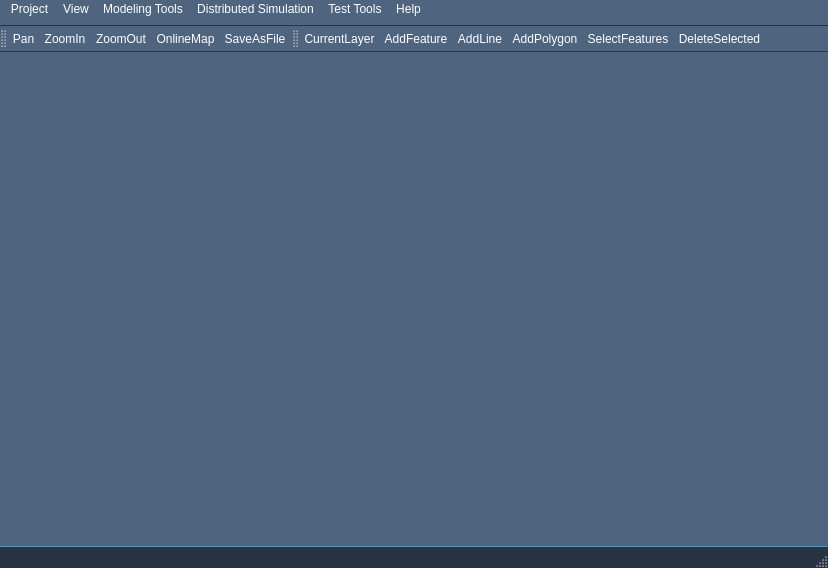
<?xml version="1.0" encoding="UTF-8"?>
<ui version="4.0">
 <class>CSScenarioWidgetBase</class>
 <widget class="QMainWindow" name="CSScenarioWidgetBase">
  <property name="geometry">
   <rect>
    <x>0</x>
    <y>0</y>
    <width>828</width>
    <height>568</height>
   </rect>
  </property>
  <property name="windowTitle">
   <string>CQSim</string>
  </property>
  <property name="styleSheet">
   <string notr="true">QMainWindow{
	color:#ffffff;
	background-color:#4f647f;
}

QMenuBar{
	color:#ffffff;
	background-color:#4f647f;
	border-bottom:1px solid #283444;
}

QMenuBar::item:selected{
	color:#ffffff;
	background-color:#0f8dc8;
}
  
QMenu::item {
	color:#3c3c3c;
	padding:6px 26px;
	margin:0px 6px;
 }
  
QMenu::item:selected { 
	color:#ffffff;
	background-color:#2887f1;
 }

QToolBar{
	color: #ffffff;
	background-color:#4f647f;
	border-bottom:1px solid #283444;
}

QToolButton{
	color:#ffffff;
	border:0px;
}

QToolButton:hover{
	color:#ffffff;
	border:0px;
	border-radius:2px;
	background-color:#0f8dc8;
}

QToolButton:pressed{
	color:#ffffff;	
	border:0px;
	background-color:#256081;
}

QToolBar::handle{
	color:#ffffff;
	width:6px;
}

QToolBar::item:selected{
	color:#ffffff;
	background-color:#0f8dc8;
}

QStatusBar{
	color:#ffffff;
	border-top:1px solid #2ba3e7;
	background-color: #283444;
}</string>
  </property>
  <property name="dockNestingEnabled">
   <bool>false</bool>
  </property>
  <widget class="QWidget" name="centralWidget">
   <property name="styleSheet">
    <string notr="true">QWidget{
	color:#ffffff;
	background-color:#4f647f;
}</string>
   </property>
  </widget>
  <widget class="QMenuBar" name="menuBar">
   <property name="geometry">
    <rect>
     <x>0</x>
     <y>0</y>
     <width>828</width>
     <height>26</height>
    </rect>
   </property>
   <property name="minimumSize">
    <size>
     <width>0</width>
     <height>26</height>
    </size>
   </property>
   <widget class="QMenu" name="menu_project_">
    <property name="title">
     <string>Project</string>
    </property>
    <addaction name="action_create_project_"/>
    <addaction name="action_import_project_"/>
    <addaction name="actionSave"/>
    <addaction name="separator"/>
    <addaction name="actionExit"/>
   </widget>
   <widget class="QMenu" name="menu_view_">
    <property name="title">
     <string>View</string>
    </property>
    <addaction name="action_default__view_"/>
    <addaction name="action_2D_situation_"/>
    <addaction name="action3D_situation_"/>
    <addaction name="action_system_log_"/>
    <addaction name="action_model_log_"/>
    <addaction name="action_evaluation_analysis_"/>
    <addaction name="action_situation_monitor_"/>
    <addaction name="action_simulation_control"/>
    <addaction name="action_data_playback_"/>
    <addaction name="action_resources_manager_"/>
    <addaction name="action_simulation_information_"/>
    <addaction name="actionPublish_Subscribe"/>
    <addaction name="action_node_design"/>
    <addaction name="actionNode_Assign"/>
   </widget>
   <widget class="QMenu" name="menu_modeling_tools_">
    <property name="title">
     <string>Modeling Tools</string>
    </property>
    <addaction name="action_pysical_modeling_"/>
    <addaction name="action_behavioral_modeling_"/>
    <addaction name="action_behavioral_assembly_tool_"/>
    <addaction name="action_entity_assembly_tool_"/>
   </widget>
   <widget class="QMenu" name="menu_distributed_simulation_">
    <property name="title">
     <string>Distributed Simulation</string>
    </property>
    <addaction name="action_federal_design_"/>
   </widget>
   <widget class="QMenu" name="menu_test_tools_">
    <property name="title">
     <string>Test Tools</string>
    </property>
    <addaction name="action_system_test_"/>
    <addaction name="action_database_test_tool_"/>
   </widget>
   <widget class="QMenu" name="menu_help_">
    <property name="title">
     <string>Help</string>
    </property>
    <addaction name="action_view_help_"/>
    <addaction name="action_register_"/>
    <addaction name="action_support_"/>
    <addaction name="action_about_"/>
   </widget>
   <addaction name="menu_project_"/>
   <addaction name="menu_view_"/>
   <addaction name="menu_modeling_tools_"/>
   <addaction name="menu_distributed_simulation_"/>
   <addaction name="menu_test_tools_"/>
   <addaction name="menu_help_"/>
  </widget>
  <widget class="QStatusBar" name="status_bar_"/>
  <widget class="QToolBar" name="map_toolbar_">
   <property name="windowTitle">
    <string>toolBar</string>
   </property>
   <attribute name="toolBarArea">
    <enum>TopToolBarArea</enum>
   </attribute>
   <attribute name="toolBarBreak">
    <bool>false</bool>
   </attribute>
   <addaction name="action_pan_"/>
   <addaction name="action_zoom_in_"/>
   <addaction name="action_zoom_out_"/>
   <addaction name="action_online_map_"/>
   <addaction name="action_save_as_file"/>
  </widget>
  <widget class="QToolBar" name="layer_toolbar_">
   <property name="minimumSize">
    <size>
     <width>0</width>
     <height>26</height>
    </size>
   </property>
   <property name="windowTitle">
    <string>toolBar</string>
   </property>
   <attribute name="toolBarArea">
    <enum>TopToolBarArea</enum>
   </attribute>
   <attribute name="toolBarBreak">
    <bool>false</bool>
   </attribute>
   <addaction name="action_current_layer_"/>
   <addaction name="action_add_feature_"/>
   <addaction name="action_add_line_"/>
   <addaction name="action_add_polygon_"/>
   <addaction name="action_select_features_"/>
   <addaction name="action_delete_selected_"/>
  </widget>
  <action name="action_create_project_">
   <property name="text">
    <string>Create Project</string>
   </property>
  </action>
  <action name="action_import_project_">
   <property name="text">
    <string>Import Project</string>
   </property>
  </action>
  <action name="actionExit">
   <property name="text">
    <string>Exit</string>
   </property>
  </action>
  <action name="action_default__view_">
   <property name="text">
    <string>Default View</string>
   </property>
   <property name="shortcut">
    <string>Ctrl+O</string>
   </property>
  </action>
  <action name="action_2D_situation_">
   <property name="text">
    <string>2D Situation</string>
   </property>
  </action>
  <action name="action3D_situation_">
   <property name="text">
    <string>3D Situation</string>
   </property>
  </action>
  <action name="action_system_log_">
   <property name="text">
    <string>System Log</string>
   </property>
  </action>
  <action name="action_model_log_">
   <property name="text">
    <string>Model Log</string>
   </property>
  </action>
  <action name="action_evaluation_analysis_">
   <property name="text">
    <string>Evaluation And Analysis</string>
   </property>
  </action>
  <action name="action_situation_monitor_">
   <property name="text">
    <string>Situation Monitor</string>
   </property>
  </action>
  <action name="action_simulation_control">
   <property name="text">
    <string>Simulation Control</string>
   </property>
  </action>
  <action name="action_data_playback_">
   <property name="text">
    <string>Data Playback</string>
   </property>
  </action>
  <action name="action_resources_manager_">
   <property name="text">
    <string>Resources Manager</string>
   </property>
  </action>
  <action name="action_simulation_information_">
   <property name="text">
    <string>Simulation Information</string>
   </property>
  </action>
  <action name="action_pysical_modeling_">
   <property name="text">
    <string>Pysical Modeling Tool</string>
   </property>
  </action>
  <action name="action_behavioral_modeling_">
   <property name="text">
    <string>Behavioral Modeling Tool</string>
   </property>
  </action>
  <action name="action_behavioral_assembly_tool_">
   <property name="text">
    <string>Behavioral Assembly Tool</string>
   </property>
  </action>
  <action name="action_entity_assembly_tool_">
   <property name="text">
    <string>Entity Assembly Tool</string>
   </property>
  </action>
  <action name="action_federal_design_">
   <property name="text">
    <string>Federal Design</string>
   </property>
  </action>
  <action name="action_system_test_">
   <property name="text">
    <string>System Test Tool</string>
   </property>
  </action>
  <action name="action_database_test_tool_">
   <property name="text">
    <string>DataBase Test Tool</string>
   </property>
  </action>
  <action name="action_view_help_">
   <property name="text">
    <string>View Help</string>
   </property>
  </action>
  <action name="action_register_">
   <property name="text">
    <string>Register</string>
   </property>
  </action>
  <action name="action_support_">
   <property name="text">
    <string>Support</string>
   </property>
  </action>
  <action name="action_about_">
   <property name="text">
    <string>About</string>
   </property>
  </action>
  <action name="action_pan_">
   <property name="text">
    <string>Pan</string>
   </property>
  </action>
  <action name="action_zoom_in_">
   <property name="text">
    <string>ZoomIn</string>
   </property>
  </action>
  <action name="action_zoom_out_">
   <property name="text">
    <string>ZoomOut</string>
   </property>
  </action>
  <action name="action_add_line_">
   <property name="text">
    <string>AddLine</string>
   </property>
   <property name="visible">
    <bool>false</bool>
   </property>
  </action>
  <action name="action_add_polygon_">
   <property name="text">
    <string>AddPolygon</string>
   </property>
   <property name="visible">
    <bool>false</bool>
   </property>
  </action>
  <action name="action_select_features_">
   <property name="text">
    <string>SelectFeatures</string>
   </property>
  </action>
  <action name="action_current_layer_">
   <property name="text">
    <string>CurrentLayer</string>
   </property>
  </action>
  <action name="action_point_layer_">
   <property name="text">
    <string>point</string>
   </property>
   <property name="toolTip">
    <string>point layer</string>
   </property>
  </action>
  <action name="action_line_layer_">
   <property name="text">
    <string>line</string>
   </property>
   <property name="toolTip">
    <string>line layer</string>
   </property>
  </action>
  <action name="action_polygon_layer_">
   <property name="text">
    <string>polygon</string>
   </property>
   <property name="toolTip">
    <string>polygon layer</string>
   </property>
  </action>
  <action name="action_delete_selected_">
   <property name="text">
    <string>DeleteSelected</string>
   </property>
  </action>
  <action name="action_add_feature_">
   <property name="text">
    <string>AddFeature</string>
   </property>
  </action>
  <action name="action_online_map_">
   <property name="text">
    <string>OnlineMap</string>
   </property>
  </action>
  <action name="action_save_as_file">
   <property name="text">
    <string>SaveAsFile</string>
   </property>
   <property name="toolTip">
    <string>SaveAsFile</string>
   </property>
  </action>
  <action name="actionSave">
   <property name="text">
    <string>Save</string>
   </property>
  </action>
  <action name="actionPublish_Subscribe">
   <property name="text">
    <string>Publish Subscribe</string>
   </property>
  </action>
  <action name="action_node_design">
   <property name="text">
    <string>Node Design</string>
   </property>
  </action>
  <action name="actionNode_Assign">
   <property name="text">
    <string>Node Assign</string>
   </property>
  </action>
 </widget>
 <layoutdefault spacing="6" margin="11"/>
 <resources/>
 <connections/>
</ui>
